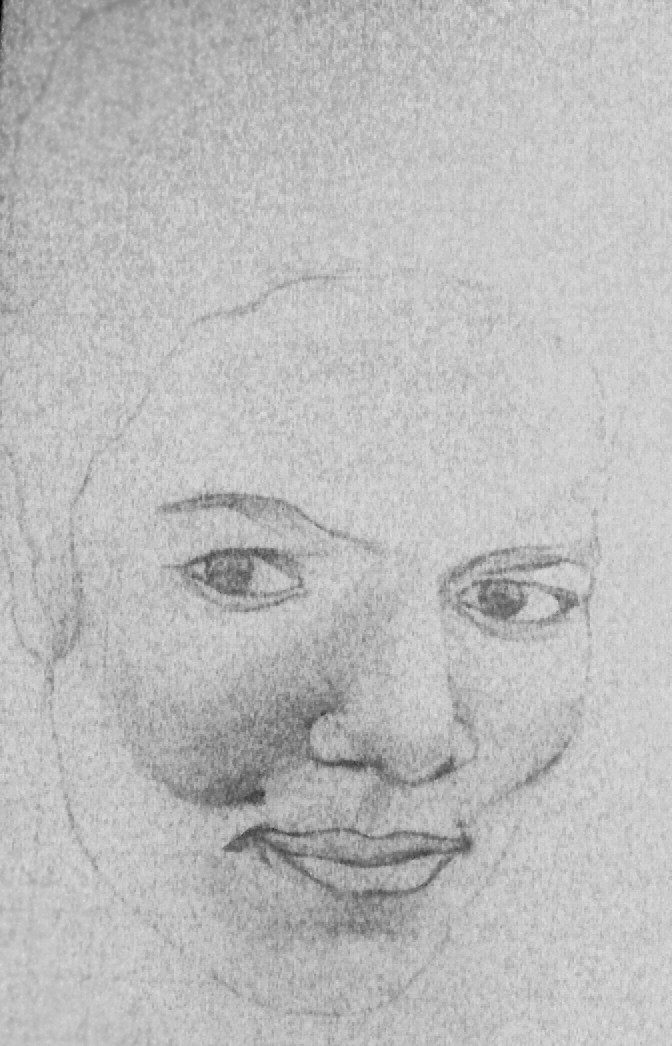
%> input picture img/potrait.jpg, 672 x 1046 px
$ octave labsix_first.m   (GNU Octave 9; MATLAB toolbox functions it lacks are replaced by stand-ins)
%> lines starting %> are read from the running program, lines starting %| are printed output that depends on the picture; in (x1, y1, x2, y2) boxes, pixels count from 0 and x2, y2 are one past the last pixel; in counts of white or black regions, pixels touching at a corner belong together; the program's own positions count from 1
%Title: To study bit plane slicing
%Author:Rabi Raj Khadka
%Date:June 27, 2017
%--------------------------------------------------------------------------
% Three Critical Statements
%--------------------------------------------------------------------------
close all;
clear variables;
clc;
%--------------------------------------------------------------------------
%Two image Read
%--------------------------------------------------------------------------
myimage = imread('img\potrait.jpg');
%> myimage is the input picture: size 1046x672x3 uint8; min 0, max 225, mean 188.1
%--------------------------------------------------------------------------
%Manipulation for bit plane slicing
%--------------------------------------------------------------------------
gray_myimage = rgb2gray(myimage);
matrix_myimage=double(gray_myimage);

% 8 bit planes of gray scale image
c0=mod(matrix_myimage,2);
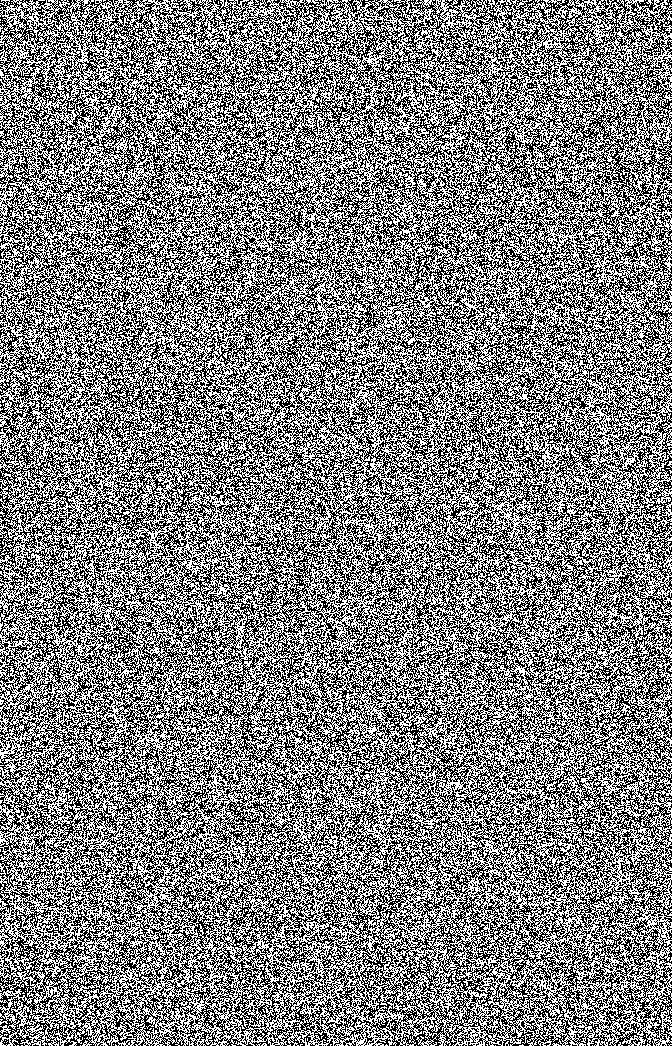
%> c0: size 1046x672 double; values 0 (black) and 1 (white), 50% white in thin lines or dots
c1=mod(floor(matrix_myimage/2),2);
%> c1: size 1046x672 double; values 0 (black) and 1 (white), 50% white; black in thin lines or dots
c2=mod(floor(matrix_myimage/4),2);
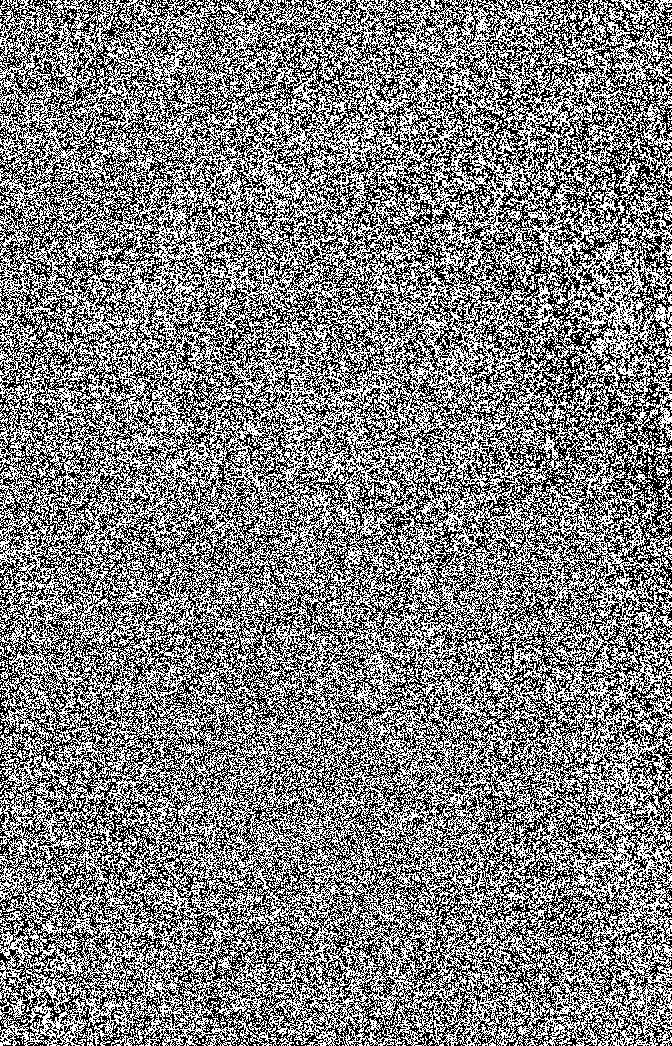
%> c2: size 1046x672 double; values 0 (black) and 1 (white), 50.2% white; black in thin lines or dots
c3=mod(floor(matrix_myimage/8),2);
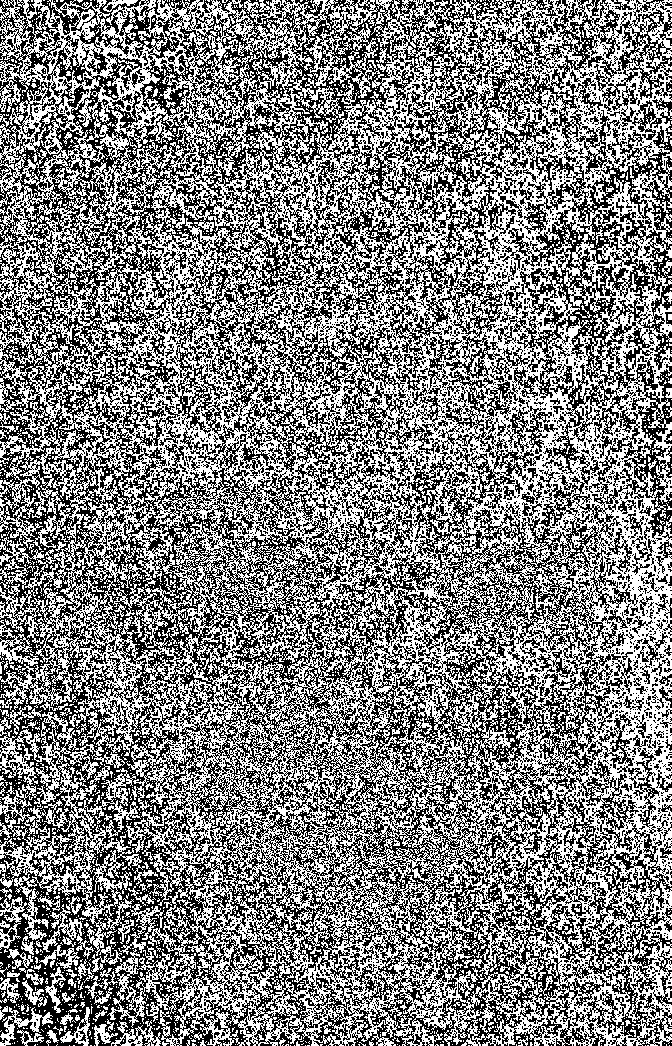
%> c3: size 1046x672 double; values 0 (black) and 1 (white), 50.8% white; black in thin lines or dots
c4=mod(floor(matrix_myimage/16),2);
%> c4: size 1046x672 double; values 0 (black) and 1 (white), 39.9% white; 8866 white regions (7669 under 20 px), largest, box (x1, y1, x2, y2) and area: (0, 460, 586, 1046) 100046, (0, 0, 549, 531) 56479, (429, 504, 605, 678) 7787
c5=mod(floor(matrix_myimage/32),2);
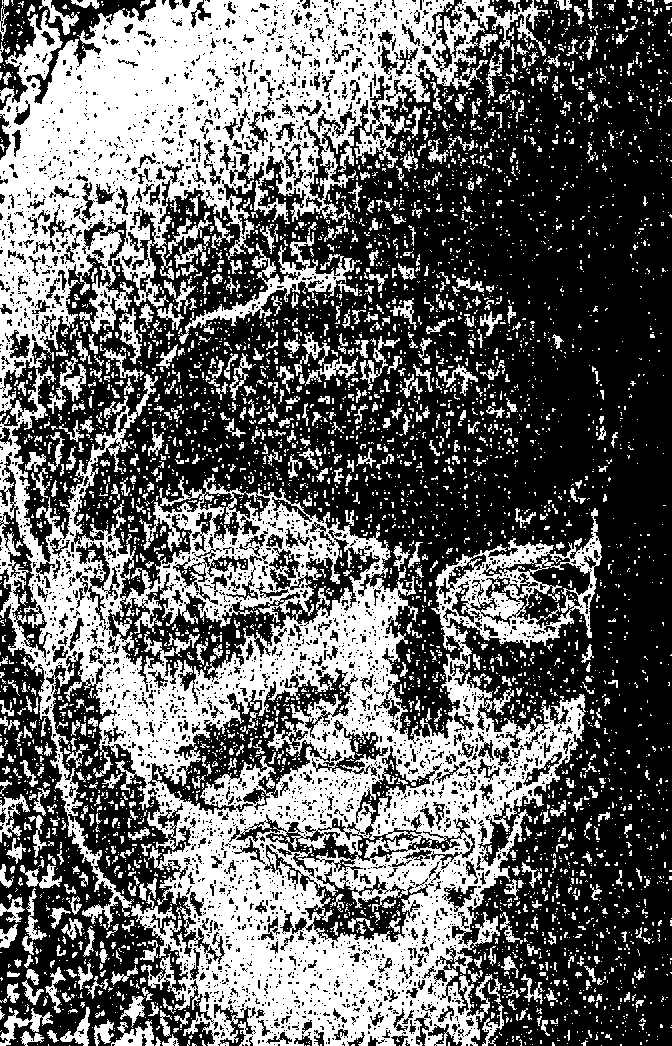
%> c5: size 1046x672 double; values 0 (black) and 1 (white), 40.3% white; 4799 white regions (4065 under 20 px), largest, box (x1, y1, x2, y2) and area: (0, 0, 602, 1046) 216932, (178, 232, 360, 344) 3091, (47, 356, 86, 414) 670
c6=mod(floor(matrix_myimage/64),2);
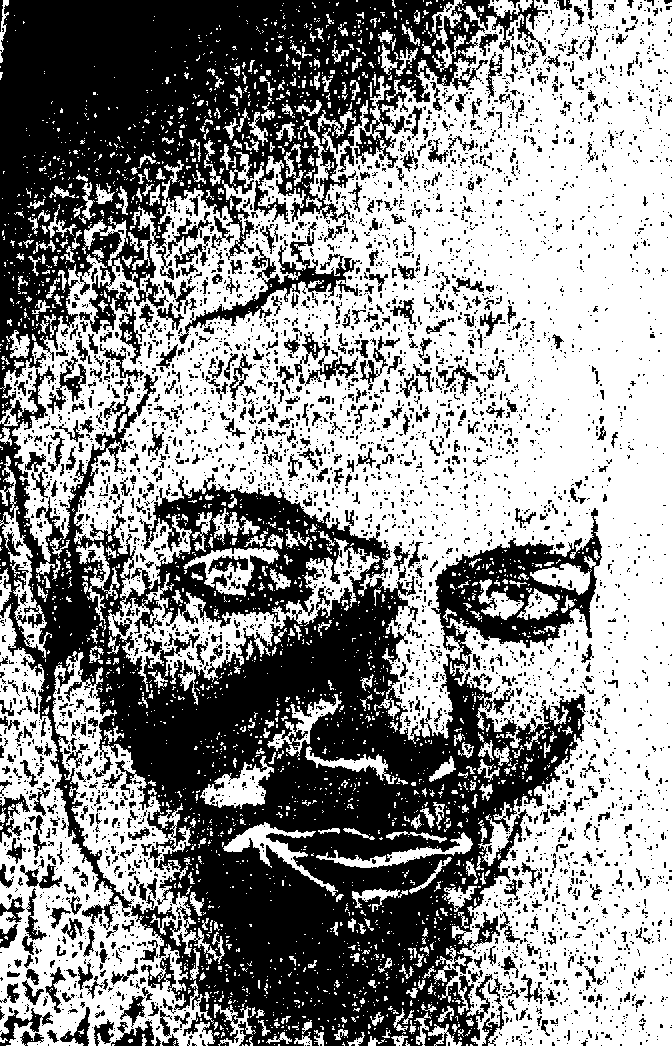
%> c6: size 1046x672 double; values 0 (black) and 1 (white), 55.7% white; 4434 black regions (3744 under 20 px), largest, box (x1, y1, x2, y2) and area: (0, 0, 602, 1046) 248107, (178, 232, 360, 344) 3171, (47, 356, 86, 414) 670
c7=mod(floor(matrix_myimage/128),2);
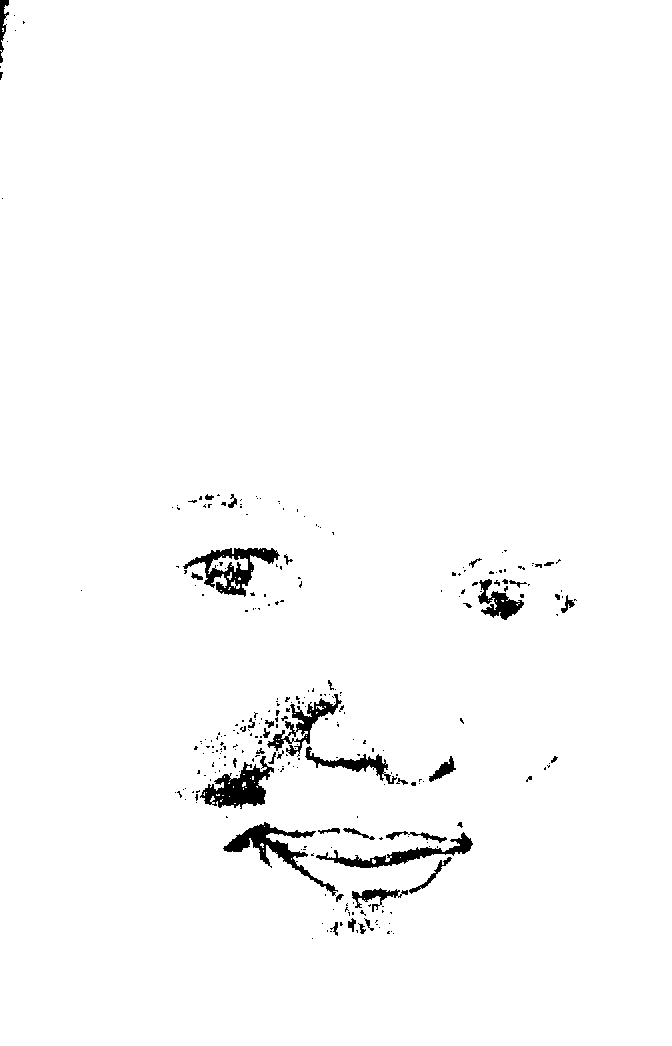
%> c7: size 1046x672 double; values 0 (black) and 1 (white), 98.2% white; 278 black regions (235 under 20 px), largest, box (x1, y1, x2, y2) and area: (200, 756, 274, 809) 1761, (223, 822, 338, 896) 1716, (183, 548, 280, 597) 1689

%--------------------------------------------------------------------------
%output
%--------------------------------------------------------------------------
figure;
subplot(3,3,1);imshow(gray_myimage); title('GrayScale(Original) Image');
impixelinfo;
subplot(3,3,2);imshow(c0); title('Bit 0 Plane');
subplot(3,3,3);imshow(c1);title('Bit 1 Plane');
subplot(3,3,4);imshow(c2);title('Bit 2 Plane');
subplot(3,3,5);imshow(c3);title('Bit 3 Plane');
subplot(3,3,6);imshow(c4);title('Bit 4 Plane');
subplot(3,3,7);imshow(c5);title('Bit 5 Plane');
subplot(3,3,8);imshow(c6);title('Bit 6 Plane');
subplot(3,3,9);imshow(c7);title('Bit 7 Plane');

%Getting original grayscale image from the bitplanes
original=(2*(2*(2*(2*(2*(2*(c7*2+c6)+c5)+c4)+c3)+c2)+c1))+c0;
original=uint8(original); %convert double into integer
figure;
subplot(1,2,1);imshow(gray_myimage);title('Original Image');impixelinfo;
subplot(1,2,2);imshow(original);title('Recovered Image');impixelinfo;
